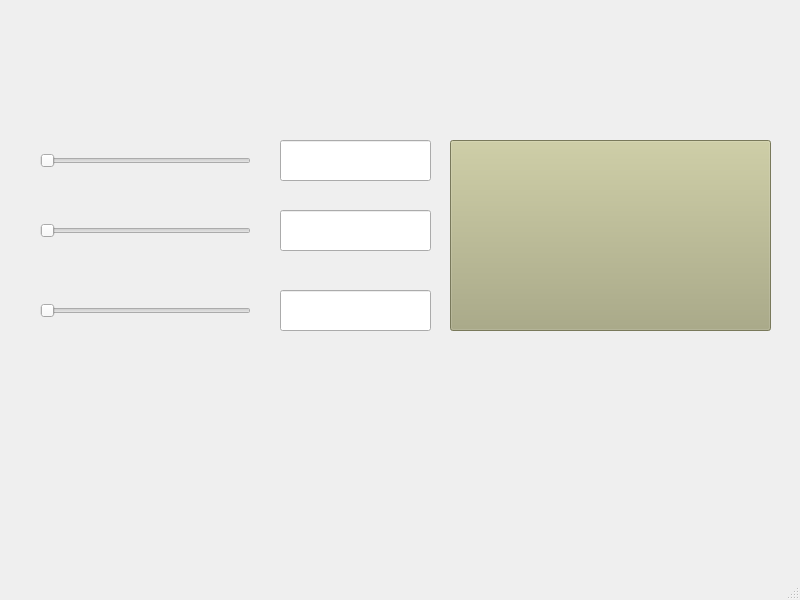
<?xml version="1.0" encoding="UTF-8"?>
<ui version="4.0">
 <class>MainWindow</class>
 <widget class="QMainWindow" name="MainWindow">
  <property name="geometry">
   <rect>
    <x>0</x>
    <y>0</y>
    <width>800</width>
    <height>600</height>
   </rect>
  </property>
  <property name="windowTitle">
   <string>MainWindow</string>
  </property>
  <widget class="QWidget" name="centralwidget">
   <widget class="QLabel" name="label">
    <property name="geometry">
     <rect>
      <x>30</x>
      <y>0</y>
      <width>751</width>
      <height>81</height>
     </rect>
    </property>
    <property name="text">
     <string/>
    </property>
    <property name="pixmap">
     <pixmap resource="recursos_proyecto.qrc">:/uat/fians</pixmap>
    </property>
    <property name="scaledContents">
     <bool>true</bool>
    </property>
   </widget>
   <widget class="QLabel" name="label_3">
    <property name="geometry">
     <rect>
      <x>660</x>
      <y>400</y>
      <width>131</width>
      <height>141</height>
     </rect>
    </property>
    <property name="text">
     <string/>
    </property>
    <property name="pixmap">
     <pixmap resource="recursos_proyecto.qrc">:/logo/equipo</pixmap>
    </property>
    <property name="scaledContents">
     <bool>true</bool>
    </property>
   </widget>
   <widget class="QLineEdit" name="txt_valor_R">
    <property name="geometry">
     <rect>
      <x>280</x>
      <y>140</y>
      <width>151</width>
      <height>41</height>
     </rect>
    </property>
    <property name="font">
     <font>
      <pointsize>16</pointsize>
      <weight>75</weight>
      <bold>true</bold>
     </font>
    </property>
    <property name="alignment">
     <set>Qt::AlignCenter</set>
    </property>
   </widget>
   <widget class="QSlider" name="hs_R">
    <property name="geometry">
     <rect>
      <x>40</x>
      <y>140</y>
      <width>211</width>
      <height>41</height>
     </rect>
    </property>
    <property name="orientation">
     <enum>Qt::Horizontal</enum>
    </property>
   </widget>
   <widget class="QLineEdit" name="txt_valor_G">
    <property name="geometry">
     <rect>
      <x>280</x>
      <y>210</y>
      <width>151</width>
      <height>41</height>
     </rect>
    </property>
    <property name="font">
     <font>
      <pointsize>16</pointsize>
      <weight>75</weight>
      <bold>true</bold>
     </font>
    </property>
    <property name="alignment">
     <set>Qt::AlignCenter</set>
    </property>
   </widget>
   <widget class="QSlider" name="hs_G">
    <property name="geometry">
     <rect>
      <x>40</x>
      <y>210</y>
      <width>211</width>
      <height>41</height>
     </rect>
    </property>
    <property name="orientation">
     <enum>Qt::Horizontal</enum>
    </property>
   </widget>
   <widget class="QSlider" name="hs_B">
    <property name="geometry">
     <rect>
      <x>40</x>
      <y>290</y>
      <width>211</width>
      <height>41</height>
     </rect>
    </property>
    <property name="orientation">
     <enum>Qt::Horizontal</enum>
    </property>
   </widget>
   <widget class="QLineEdit" name="txt_valor_B">
    <property name="geometry">
     <rect>
      <x>280</x>
      <y>290</y>
      <width>151</width>
      <height>41</height>
     </rect>
    </property>
    <property name="font">
     <font>
      <pointsize>16</pointsize>
      <weight>75</weight>
      <bold>true</bold>
     </font>
    </property>
    <property name="alignment">
     <set>Qt::AlignCenter</set>
    </property>
   </widget>
   <widget class="QPushButton" name="btn_color">
    <property name="geometry">
     <rect>
      <x>450</x>
      <y>140</y>
      <width>321</width>
      <height>191</height>
     </rect>
    </property>
    <property name="styleSheet">
     <string notr="true">background-color: rgb(170, 170, 127);</string>
    </property>
    <property name="text">
     <string/>
    </property>
   </widget>
  </widget>
  <widget class="QMenuBar" name="menubar">
   <property name="geometry">
    <rect>
     <x>0</x>
     <y>0</y>
     <width>800</width>
     <height>22</height>
    </rect>
   </property>
  </widget>
  <widget class="QStatusBar" name="statusbar"/>
 </widget>
 <resources>
  <include location="recursos_proyecto.qrc"/>
 </resources>
 <connections/>
</ui>
